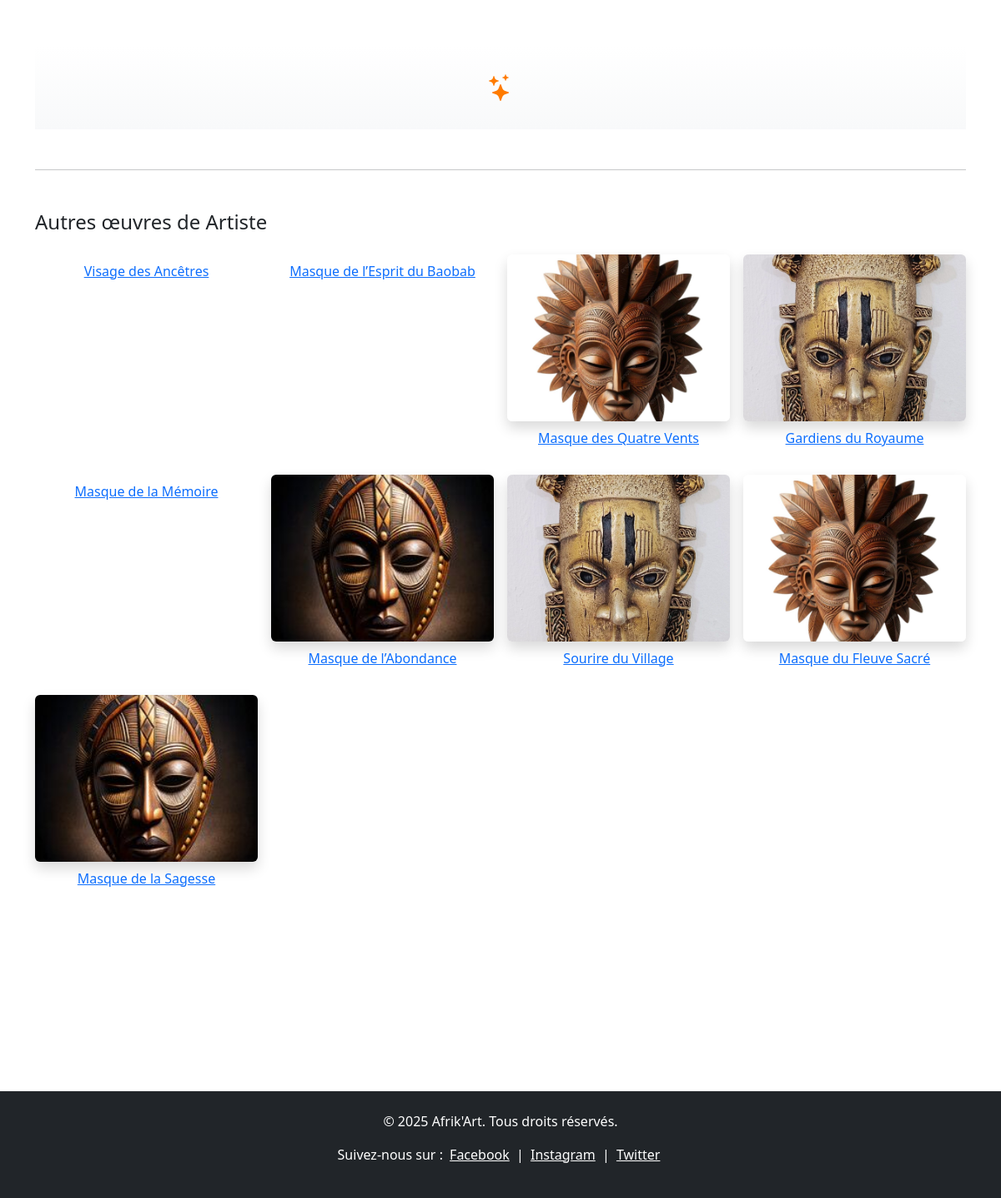
The page /oeuvre/14/ (lower part) on the database as committed earlier.
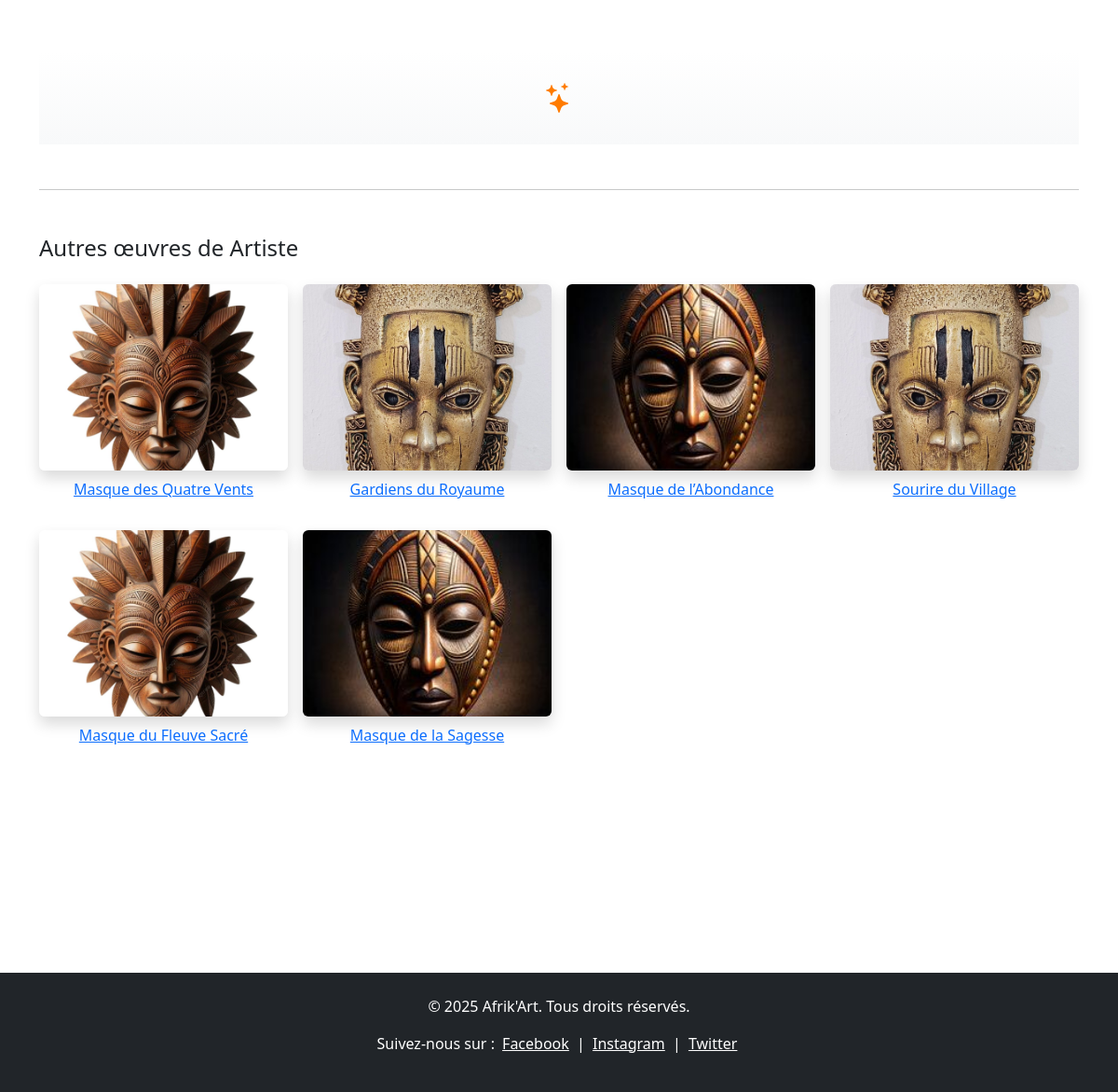
The same page on the database as committed later.
### galerie/models.py (models this page shows, shortened)
class Oeuvre(models.Model):
    titre = models.CharField(max_length=200)
    artiste = models.ForeignKey(Artiste, on_delete=models.CASCADE, related_name='oeuvres')
    categorie = models.ForeignKey(Categorie, on_delete=models.SET_NULL, null=True, blank=True)
    description = models.TextField(blank=True)
    annee_creation = models.CharField(max_length=20, blank=True)
    image_principale = models.ImageField(upload_to='oeuvres/', blank=True, null=True)
    fichier_3d = models.FileField(upload_to='oeuvres/3d/', blank=True, null=True)
    date_ajout = models.DateTimeField(auto_now_add=True)

class Artiste(models.Model):
    nom = models.CharField(max_length=100)
    prenom = models.CharField(max_length=100, blank=True, null=True)
    biographie = models.TextField(blank=True)
    photo = models.ImageField(upload_to='artistes/', blank=True, null=True)
    nationalite = models.CharField(max_length=100, blank=True, null=True)
    date_naissance = models.DateField(blank=True, null=True)

### galerie/views.py (the view)
# urls.py: path('oeuvre/<int:oeuvre_id>/', views.detail_oeuvre, name='detail_oeuvre'),
def detail_oeuvre(request, oeuvre_id):
    oeuvre = get_object_or_404(Oeuvre, id=oeuvre_id)
    medias = oeuvre.medias.all()
    user_liked = False
    if request.user.is_authenticated:
        Like.objects.filter(utilisateur=request.user, oeuvre=oeuvre).exists()
    images = medias.filter(type='image')
    videos = medias.filter(type='video')
    audios = medias.filter(type='audio')
    fichiers_3d = medias.filter(type='3d')
    contexte = {
        'oeuvre': oeuvre,
        'images': images,
        'videos': videos,
        'audios': audios,
        'fichiers_3d': fichiers_3d,
        'user_liked': user_liked,
    }
    return render(request, 'oeuvre_detail.html', contexte)

### galerie/templates/oeuvre_detail.html (shortened to what this page needs)
{% extends "base.html" %}
{% load static %}
{% block extra_css %}<link rel="stylesheet" href="{% static 'css/detail.css' %}">{% endblock %}
{% block content %}
<section class="container py-5">
    <div class="row">
        <div class="col-lg-6 mb-4">
        </div>
        <div class="col-lg-6">
        </div>
    </div>
  <div class="section-divider">
    <i class="bi bi-stars"></i>
  </div>
    {% if oeuvre.artiste.oeuvres.count > 1 %}
    <hr class="my-5">
    <h4 class="mb-4">Autres œuvres de {{ oeuvre.artiste.prenom }}</h4>
    <div class="row g-3 autres-oeuvres">
    {% for autre in oeuvre.artiste.oeuvres.all %}
        {% if autre.id != oeuvre.id %}
        <div class="col-md-3 col-sm-6">
            <a href="#">
                {% if autre.image_principale %}
                <img src="{{ autre.image_principale.url }}" class="img-fluid rounded shadow" alt="{{ autre.titre }}">
                {% endif %}
                <p class="text-center mt-2">{{ autre.titre }}</p>
            </a>
        </div>
        {% endif %}
    {% endfor %}
    </div>
    {% endif %}
</section>
{% endblock %}

### galerie/templates/base.html (shortened to what this page needs)
{% load static %}
<!DOCTYPE html>
<html lang="fr">
<head>
  <link href="https://cdn.jsdelivr.net/npm/bootstrap-icons@1.11.1/font/bootstrap-icons.css" rel="stylesheet">
  <link rel="stylesheet" href="{% static 'css/main.css' %}">
  <link rel="stylesheet" href="https://cdn.jsdelivr.net/npm/bootstrap@5.3.2/dist/css/bootstrap.min.css">
  {% block extra_css %}{% endblock %}
</head>
<body>
  <main>
    {% block content %}{% endblock %}
  </main>
  <footer class="bg-dark text-white py-4">
    <div class="container text-center">
      <p>&copy; 2025 Afrik'Art. Tous droits réservés.</p>
      <p>Suivez-nous sur :
        <a href="#" class="text-white mx-1">Facebook</a> |
        <a href="#" class="text-white mx-1">Instagram</a> |
        <a href="#" class="text-white mx-1">Twitter</a>
      </p>
    </div>
  </footer>
</body>
</html>

### galerie/static/css/main.css (style rules this page uses)
:root { --primary-color: #4b6cb7; --secondary-color: #182848; --accent-color: #ff8c42; --text-color: #333; --bg-color: #f8f9fa; --card-shadow: 0 4px 15px rgba(0,0,0,0.1); --transition: 0.3s ease-in-out; }
* { margin: 0; padding: 0; box-sizing: border-box; }
body { font-family: 'Roboto', sans-serif; line-height: 1.6; background: var(--bg-color); color: var(--text-color); }
a { text-decoration: none; }
section { opacity: 0; transform: translateY(30px); transition: all 0.8s ease-out; }
section.active { opacity: 1; transform: translateY(0); }
footer { background-color: var(--secondary-color); color:#fff; padding:3rem 2rem; text-align:center; }
footer a { color:#fff; transition: color 0.3s; }
.section-divider { height: 100px; background: linear-gradient(to bottom, #fff, #f8f9fa); display: flex; justify-content: center; align-items: center; }
.section-divider i { font-size: 2rem; color: #ff7b00; animation: float 2.5s infinite ease-in-out; }

### galerie/templates/oeuvre_detail.html (style rules this page uses)
.autres-oeuvres img { width: 100%; height: 200px; object-fit: cover; border-radius: 8px; }

Rows that differ between the two databases and show on the page:
removed Oeuvre: titre "Visage des Ancêtres"
removed Oeuvre: titre "Masque de l’Esprit du Baobab"
removed Oeuvre: titre "Masque de la Mémoire"
